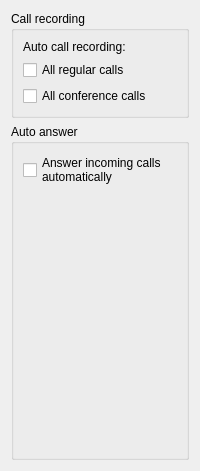
       <widget class="QWidget" name="page_3">
        <layout class="QGridLayout" name="gridLayout_25">
         <item row="0" column="0">
          <layout class="QGridLayout" name="gridLayout_23">
           <item row="0" column="0">
            <widget class="QGroupBox" name="groupBox_5">
             <property name="title">
              <string>Call recording</string>
             </property>
             <layout class="QVBoxLayout" name="verticalLayout">
              <item>
               <layout class="QGridLayout" name="gridLayout_24">
                <item row="2" column="0">
                 <widget class="QCheckBox" name="chkbCallRecConf">
                  <property name="text">
                   <string>All conference calls</string>
                  </property>
                 </widget>
                </item>
                <item row="0" column="0">
                 <widget class="QLabel" name="label_11">
                  <property name="text">
                   <string>Auto call recording:</string>
                  </property>
                 </widget>
                </item>
                <item row="1" column="0">
                 <widget class="QCheckBox" name="chkbCallRecAll">
                  <property name="text">
                   <string>All regular calls</string>
                  </property>
                 </widget>
                </item>
               </layout>
              </item>
             </layout>
            </widget>
           </item>
           <item row="1" column="0">
            <widget class="QGroupBox" name="groupBox_8">
             <property name="title">
              <string>Auto answer</string>
             </property>
             <layout class="QVBoxLayout" name="verticalLayout_4">
              <item>
               <widget class="QCheckBox" name="chkbAutoAnswer">
                <property name="text">
                 <string>Answer incoming calls
automatically</string>
                </property>
               </widget>
              </item>
              <item>
               <spacer name="verticalSpacer">
                <property name="orientation">
                 <enum>Qt::Vertical</enum>
                </property>
                <property name="sizeHint" stdset="0">
                 <size>
                  <width>20</width>
                  <height>261</height>
                 </size>
                </property>
               </spacer>
              </item>
             </layout>
            </widget>
           </item>
          </layout>
         </item>
        </layout>
       </widget>
